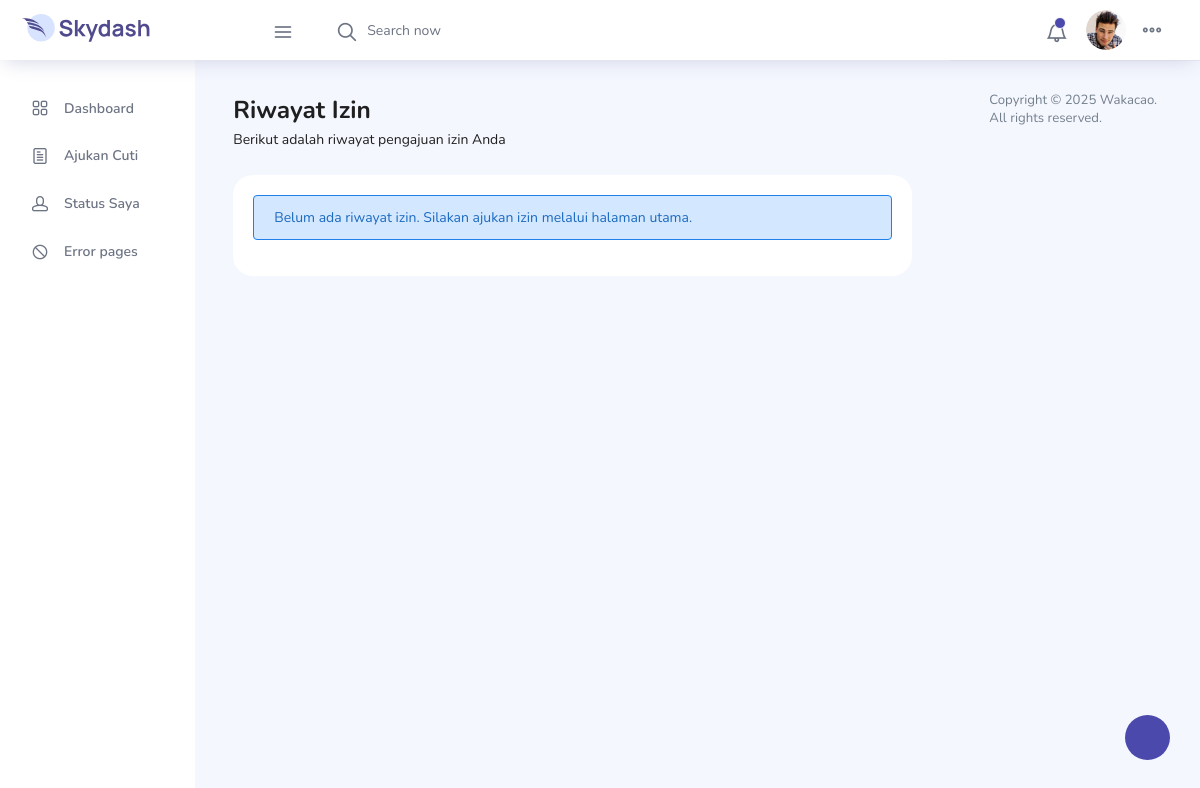
The page /pages/user/riwayat_izin.php (signed in) on the database as committed earlier.
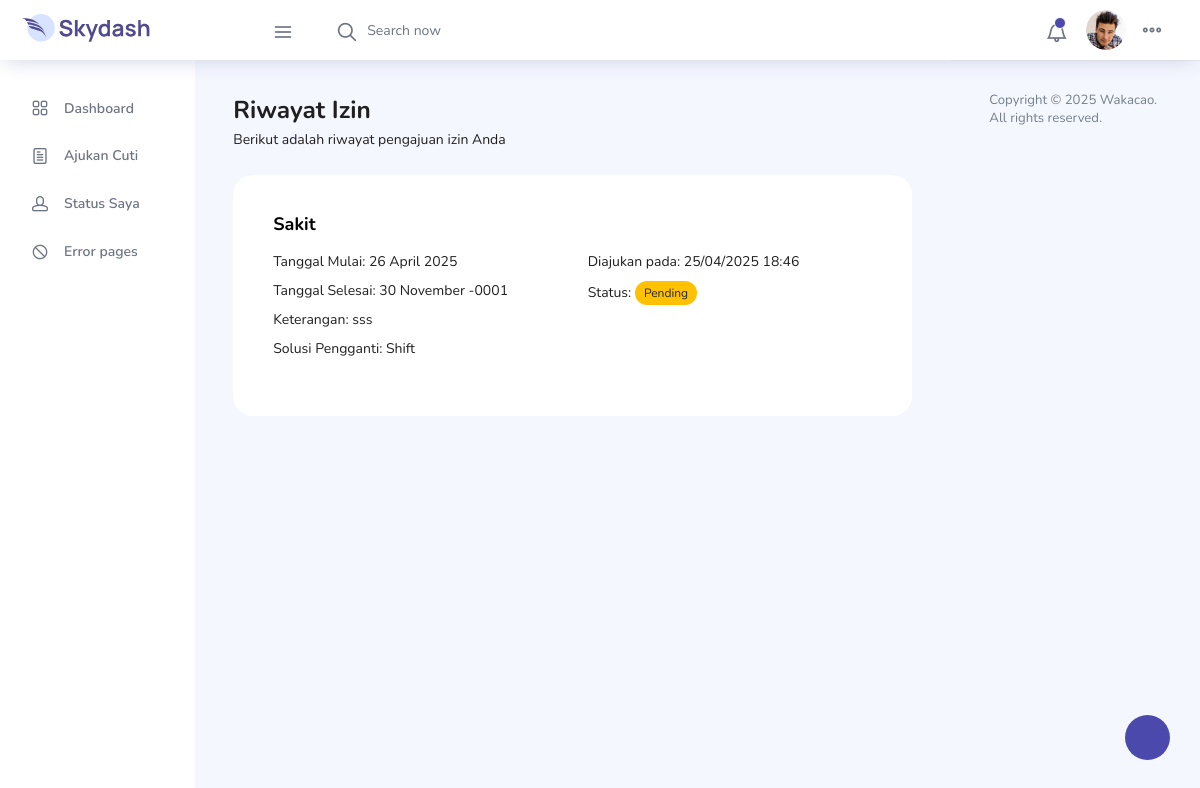
The same page on the database as committed later.
### tables this page shows
CREATE TABLE `izin` (
  `id` int(11) NOT NULL,
  `id_karyawan` varchar(10) NOT NULL,
  `tanggal_mulai` date NOT NULL,
  `tanggal_selesai` date NOT NULL,
  `jenis_izin` enum('sakit','izin','cuti','lainnya') NOT NULL,
  `keterangan` text DEFAULT NULL,
  `bukti_file` varchar(255) DEFAULT NULL,
  `solusi_pengganti` enum('shift','libur','cuti','gaji') NOT NULL,
  `status` enum('pending','disetujui','ditolak') DEFAULT 'pending',
  `created_at` timestamp NOT NULL DEFAULT current_timestamp()
);

### config.php (called while the page is built, shortened)
<?php
function getKaryawanId() {
    return $_SESSION['id_karyawan'] ?? '';
}
function formatTanggal($tanggal) {
    $bulan = [
        '', 'Januari', 'Februari', 'Maret', 'April', 'Mei', 'Juni',
        'Juli', 'Agustus', 'September', 'Oktober', 'November', 'Desember'
    ];
    $tgl = date('j', strtotime($tanggal));
    $bln = (int)date('n', strtotime($tanggal));
    $thn = date('Y', strtotime($tanggal));
    return $tgl . ' ' . $bulan[$bln] . ' ' . $thn;
}
?>

### pages/user/riwayat_izin.php (the view, shortened to what the changed rows need)
<?php
require_once '../../config.php';
$id_karyawan = getKaryawanId();
$query = "SELECT i.*, u.nama
          FROM izin i
          JOIN users u ON i.id_karyawan = u.id_karyawan
          WHERE i.id_karyawan = '$id_karyawan'
          ORDER BY i.created_at DESC";
$result = mysqli_query($koneksi, $query);
$izin_array = [];
if ($result) {
    while ($row = mysqli_fetch_assoc($result)) {
        $izin_array[] = $row;
    }
}
?>
<!DOCTYPE html>
<html lang="en">
<head>
  <link rel="stylesheet" href="../../vendors/feather/feather.css">
  <link rel="stylesheet" href="../../vendors/ti-icons/css/themify-icons.css">
  <link rel="stylesheet" href="../../vendors/css/vendor.bundle.base.css">
  <link rel="stylesheet" href="../../css/vertical-layout-light/style.css">
</head>
<body>
  <div class="container-scroller">
    <div class="container-fluid page-body-wrapper">
      <div class="content-wrapper">
        <div class="row">
          <div class="col-md-12 grid-margin">
            <div class="row">
              <div class="col-12 mt-4">
                <div class="card">
                  <div class="card-body">
                    <?php if (count($izin_array) > 0): ?>
                      <?php foreach ($izin_array as $izin): ?>
                        <div class="card mb-3">
                          <div class="card-body">
                            <h5 class="card-title"><?php echo ucfirst($izin['jenis_izin']); ?></h5>
                            <div class="row">
                              <div class="col-md-6">
                                <p class="card-text">Tanggal Mulai: <?php echo formatTanggal($izin['tanggal_mulai']); ?></p>
                                <p class="card-text">Tanggal Selesai: <?php echo formatTanggal($izin['tanggal_selesai']); ?></p>
                                <p class="card-text">Keterangan: <?php echo $izin['keterangan']; ?></p>
                                <p class="card-text">Solusi Pengganti: <?php echo ucfirst($izin['solusi_pengganti']); ?></p>
                              </div>
                              <div class="col-md-6">
                                <p class="card-text">Diajukan pada: <?php echo date('d/m/Y H:i', strtotime($izin['created_at'])); ?></p>
                                <p class="card-text">Status:
                                  <?php
                                    $badge_class = 'badge-secondary';
                                    if ($izin['status'] == 'disetujui') {
                                      $badge_class = 'badge-success';
                                    } elseif ($izin['status'] == 'ditolak') {
                                      $badge_class = 'badge-danger';
                                    } elseif ($izin['status'] == 'pending') {
                                      $badge_class = 'badge-warning';
                                    }
                                  ?>
                                  <span class="badge <?php echo $badge_class; ?>"><?php echo ucfirst($izin['status']); ?></span>
                                </p>
                              </div>
                            </div>
                          </div>
                        </div>
                      <?php endforeach; ?>
                    <?php else: ?>
                      <div class="alert alert-info">
                        Belum ada riwayat izin. Silakan ajukan izin melalui halaman utama.
                      </div>
                    <?php endif; ?>
                  </div>
                </div>
              </div>
            </div>
          </div>
        </div>
      </div>
    </div>
  </div>
</body>
</html>

Rows that differ between the two databases and show on the page:
added izin: jenis_izin "Sakit", tanggal_mulai "26 April 2025", tanggal_selesai "30 November -0001", keterangan "sss", solusi_pengganti "Shift", created_at "25/04/2025 18:46", status "Pending"
Other text that changed with them:
text no longer shown: "Belum ada riwayat izin. Silakan ajukan izin melalui halaman utama."
